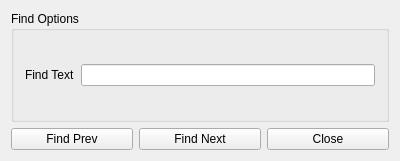
<?xml version="1.0" encoding="UTF-8"?>
<ui version="4.0">
 <class>TextFind</class>
 <widget class="QWidget" name="TextFind">
  <property name="geometry">
   <rect>
    <x>0</x>
    <y>0</y>
    <width>400</width>
    <height>161</height>
   </rect>
  </property>
  <property name="windowTitle">
   <string>TextFind</string>
  </property>
  <property name="windowIcon">
   <iconset resource="RealCompare.qrc">
    <normaloff>:/Resources/img/main.png</normaloff>:/Resources/img/main.png</iconset>
  </property>
  <layout class="QVBoxLayout" name="verticalLayout_2">
   <item>
    <widget class="QGroupBox" name="groupBox">
     <property name="title">
      <string>Find Options</string>
     </property>
     <layout class="QVBoxLayout" name="verticalLayout">
      <item>
       <layout class="QHBoxLayout" name="horizontalLayout">
        <item>
         <widget class="QLabel" name="label">
          <property name="text">
           <string>Find Text</string>
          </property>
         </widget>
        </item>
        <item>
         <widget class="QLineEdit" name="textLineEdit"/>
        </item>
       </layout>
      </item>
     </layout>
    </widget>
   </item>
   <item>
    <layout class="QHBoxLayout" name="horizontalLayout_3">
     <item>
      <widget class="QPushButton" name="pushPrevButton">
       <property name="text">
        <string>Find Prev</string>
       </property>
      </widget>
     </item>
     <item>
      <widget class="QPushButton" name="pushNextButton">
       <property name="text">
        <string>Find Next</string>
       </property>
      </widget>
     </item>
     <item>
      <widget class="QPushButton" name="pushCloseButton">
       <property name="text">
        <string>Close</string>
       </property>
      </widget>
     </item>
    </layout>
   </item>
  </layout>
 </widget>
 <layoutdefault spacing="6" margin="11"/>
 <resources>
  <include location="RealCompare.qrc"/>
 </resources>
 <connections>
  <connection>
   <sender>pushPrevButton</sender>
   <signal>clicked()</signal>
   <receiver>TextFind</receiver>
   <slot>slot_findPrev()</slot>
   <hints>
    <hint type="sourcelabel">
     <x>77</x>
     <y>120</y>
    </hint>
    <hint type="destinationlabel">
     <x>94</x>
     <y>153</y>
    </hint>
   </hints>
  </connection>
  <connection>
   <sender>pushNextButton</sender>
   <signal>clicked()</signal>
   <receiver>TextFind</receiver>
   <slot>slot_findNext()</slot>
   <hints>
    <hint type="sourcelabel">
     <x>230</x>
     <y>123</y>
    </hint>
    <hint type="destinationlabel">
     <x>256</x>
     <y>157</y>
    </hint>
   </hints>
  </connection>
  <connection>
   <sender>pushCloseButton</sender>
   <signal>clicked()</signal>
   <receiver>TextFind</receiver>
   <slot>hide()</slot>
   <hints>
    <hint type="sourcelabel">
     <x>348</x>
     <y>126</y>
    </hint>
    <hint type="destinationlabel">
     <x>390</x>
     <y>156</y>
    </hint>
   </hints>
  </connection>
 </connections>
 <slots>
  <slot>slot_findPrev()</slot>
  <slot>slot_findNext()</slot>
 </slots>
</ui>
